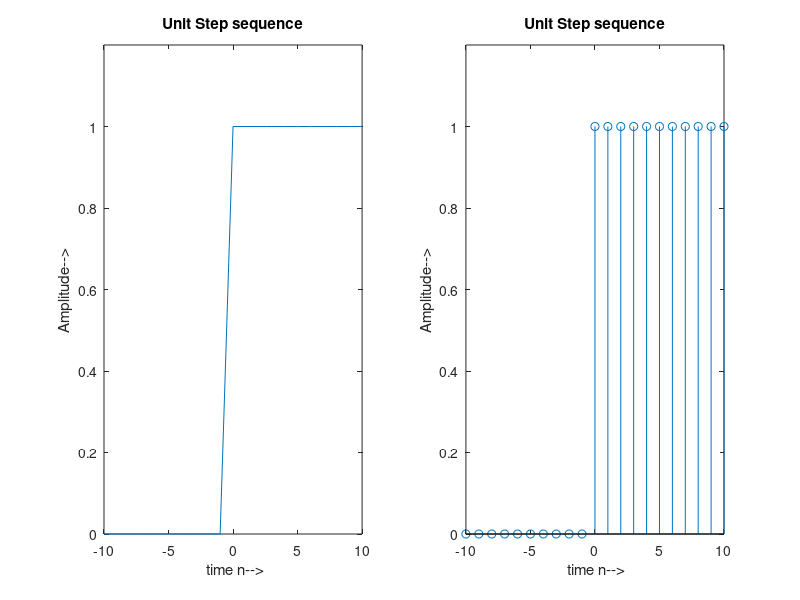

Recreate this plot in MATLAB.
clc;
clear all;
close all;
n=-10:1:10;
step=[zeros(1,10),ones(1,11)];
subplot(1,2,1);
plot(n,step);
xlabel(' time n-->');
ylabel('Amplitude-->');
title('Unit Step sequence');
axis([-10 10 0 1.2]);

n=-10:1:10;
step=[zeros(1,10),ones(1,11)];
subplot(1,2,2);
stem(n,step);
xlabel(' time n-->');
ylabel('Amplitude-->');
title('Unit Step sequence');
axis([-10 10 0 1.2]);
